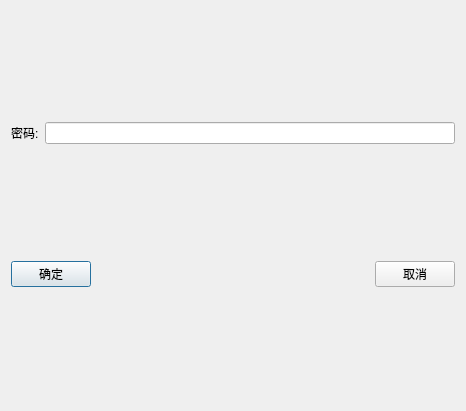
<?xml version="1.0" encoding="UTF-8"?>
<ui version="4.0">
 <class>LoginDlg</class>
 <widget class="QDialog" name="LoginDlg">
  <property name="geometry">
   <rect>
    <x>0</x>
    <y>0</y>
    <width>466</width>
    <height>411</height>
   </rect>
  </property>
  <property name="windowTitle">
   <string>系统配置</string>
  </property>
  <layout class="QVBoxLayout" name="verticalLayout">
   <item>
    <layout class="QGridLayout" name="gridLayout">
     <item row="0" column="0">
      <widget class="QLabel" name="label">
       <property name="text">
        <string>密码:</string>
       </property>
      </widget>
     </item>
     <item row="0" column="1">
      <widget class="QLineEdit" name="m_pwd">
       <property name="contextMenuPolicy">
        <enum>Qt::NoContextMenu</enum>
       </property>
       <property name="frame">
        <bool>true</bool>
       </property>
       <property name="echoMode">
        <enum>QLineEdit::Password</enum>
       </property>
      </widget>
     </item>
    </layout>
   </item>
   <item>
    <layout class="QHBoxLayout" name="horizontalLayout">
     <item>
      <widget class="QPushButton" name="m_ok">
       <property name="text">
        <string>确定</string>
       </property>
      </widget>
     </item>
     <item>
      <spacer name="horizontalSpacer">
       <property name="orientation">
        <enum>Qt::Horizontal</enum>
       </property>
       <property name="sizeHint" stdset="0">
        <size>
         <width>40</width>
         <height>20</height>
        </size>
       </property>
      </spacer>
     </item>
     <item>
      <widget class="QPushButton" name="m_cancel">
       <property name="text">
        <string>取消</string>
       </property>
      </widget>
     </item>
    </layout>
   </item>
  </layout>
 </widget>
 <resources/>
 <connections/>
</ui>
